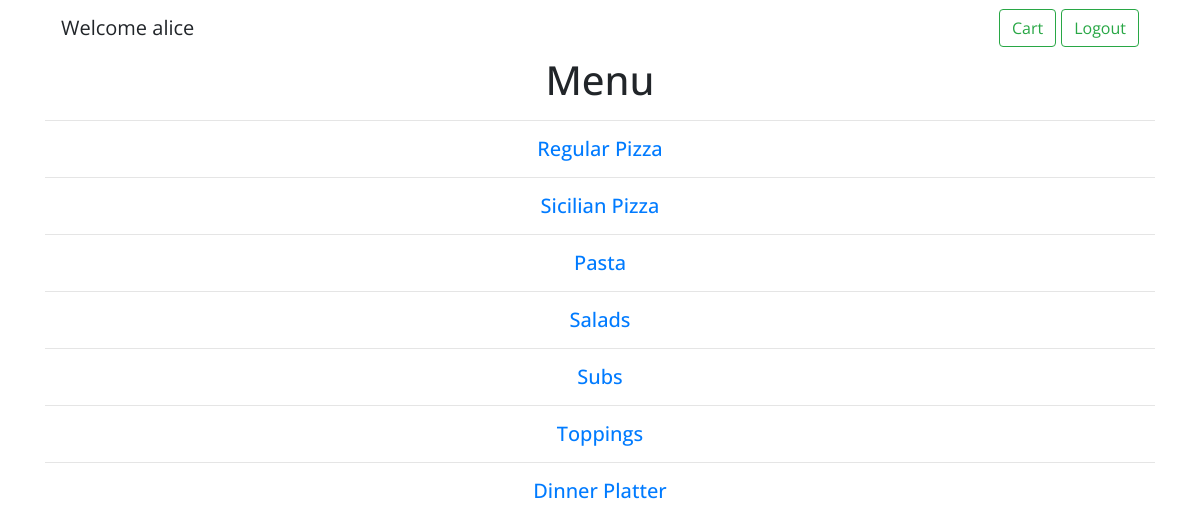
Screenshot of /home (signed in) with the database file from the repository.
### orders/models.py (models this page shows, shortened)
class Regular_pizza(models.Model):
    name = models.CharField(max_length=64)
    small = models.DecimalField(max_digits=4, decimal_places=2)
    large = models.DecimalField(max_digits=4, decimal_places=2)
    category = models.CharField(max_length=64, default="Regular Pizza")

class Sicilian_pizza(models.Model):
    name = models.CharField(max_length=64)
    small = models.DecimalField(max_digits=4, decimal_places=2)
    large = models.DecimalField(max_digits=4, decimal_places=2)
    category = models.CharField(max_length=64, default="Sicilian Pizza")

class Pasta(models.Model):
    name = models.CharField(max_length=64)
    small = models.DecimalField(max_digits=4, decimal_places=2)
    large = models.DecimalField(max_digits=4, decimal_places=2, default="0.00")
    category = models.CharField(max_length=64, default="Pasta")

class Salads(models.Model):
    name = models.CharField(max_length=64)
    small = models.DecimalField(max_digits=4, decimal_places=2)
    large = models.DecimalField(max_digits=4, decimal_places=2, default="0.00")
    category = models.CharField(max_length=64, default="Salads")

class Subs(models.Model):
    name = models.CharField(max_length=64)
    small = models.DecimalField(max_digits=4, decimal_places=2, null=True, blank=True)
    large = models.DecimalField(max_digits=4, decimal_places=2)
    category = models.CharField(max_length=64, default="Subs")

class Toppings(models.Model):
    name = models.CharField(max_length=64)
    category = models.CharField(max_length=64, default="Toppings")

class Dinner_platters(models.Model):
    name = models.CharField(max_length=64)
    small = models.DecimalField(max_digits=4, decimal_places=2)
    large = models.DecimalField(max_digits=4, decimal_places=2)
    category = models.CharField(max_length=64, default="Dinner Platter")

### orders/views.py (the view)
# urls.py: path("home", views.home, name="home"),
def home(request):
    context = {"regular_pizza": Regular_pizza.objects.first().category, "sicilian_pizza": Sicilian_pizza.objects.first().category,
               "pasta": Pasta.objects.first().category, "subs": Subs.objects.first().category, "dinner_platters": Dinner_platters.objects.first().category, "salads": Salads.objects.first().category,
               "toppings": Toppings.objects.first().category}
    return render(request, 'home.html', context=context)

### orders/templates/home.html (shortened to what this page needs)
{% extends "layout.html" %}
{% block body %}
<nav class="navbar navbar-light justify-content-between">
    <a class="navbar-brand">Welcome {{ user }}</a>
    <form class="form-inline">
        <a href="{% url 'cart' %}" class="btn btn-outline-success my-2 my-sm-0" type="button">Cart</a>
        <a href="{% url 'logout' %}" class="btn btn-outline-success my-2 my-sm-0" type="button" style="margin-left:5px;">Logout</a>
    </form>
</nav>
<h1 align="center">Menu</h1>
<hr>
<h5 align="center"><a href="{% url 'menu' regular_pizza %}">{{ regular_pizza }}</a></h5>
<hr>
<h5 align="center"><a href="{% url 'menu' sicilian_pizza %}">{{ sicilian_pizza }}</a></h5>
<hr>
<h5 align="center"><a href="{% url 'menu' pasta %}">{{ pasta }}</a></h5>
<hr>
<h5 align="center"><a href="{% url 'menu' salads %}">{{ salads }}</a></h5>
<hr>
<h5 align="center"><a href="{% url 'menu' subs %}">{{ subs }}</a></h5>
<hr>
<h5 align="center"><a href="{% url 'menu' toppings %}">{{ toppings }}</a></h5>
<hr>
<h5 align="center"><a href="{% url 'menu' dinner_platters %}">{{ dinner_platters }}</a></h5>
{% endblock %}

### orders/templates/layout.html (style rules this page uses)
h1, body { font-family: 'Open Sans', sans-serif; }

### rows the page displays
Regular_pizza: category "Regular Pizza"
Sicilian_pizza: category "Sicilian Pizza"
Pasta: category "Pasta"
Salads: category "Salads"
Subs: category "Subs"
Toppings: category "Toppings"
Dinner_platters: category "Dinner Platter"

### other values shown
{{ user }} "alice"
